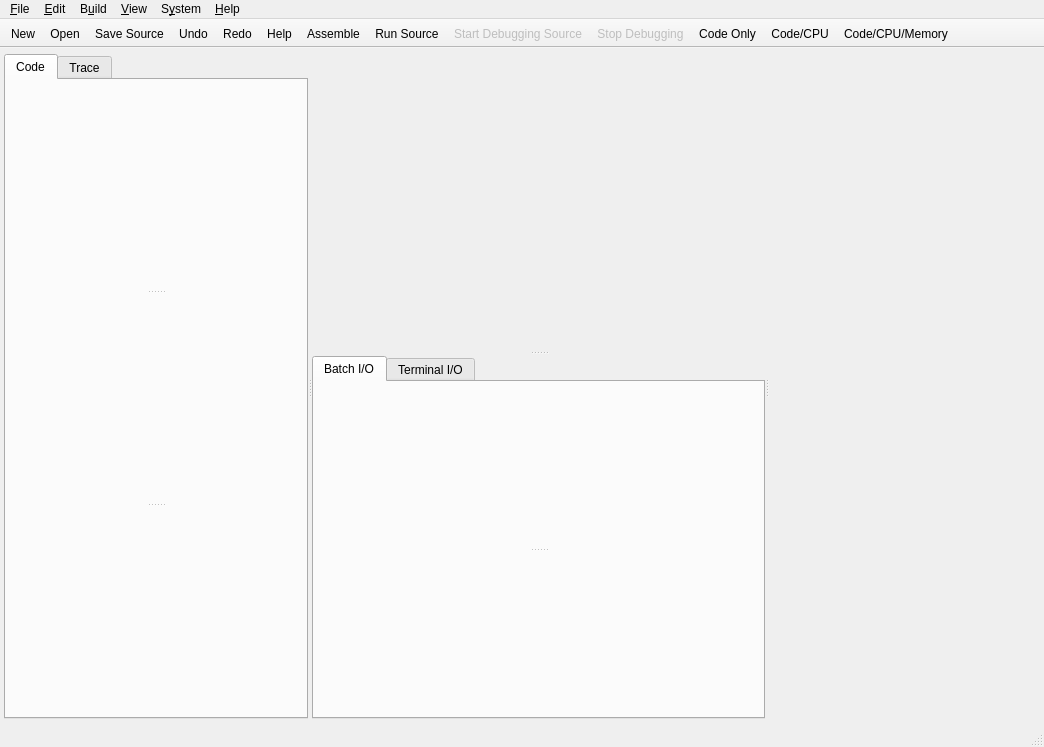
<?xml version="1.0" encoding="UTF-8"?>
<ui version="4.0">
 <class>MainWindowClass</class>
 <widget class="QMainWindow" name="MainWindowClass">
  <property name="geometry">
   <rect>
    <x>0</x>
    <y>0</y>
    <width>1044</width>
    <height>747</height>
   </rect>
  </property>
  <property name="minimumSize">
   <size>
    <width>0</width>
    <height>0</height>
   </size>
  </property>
  <property name="mouseTracking">
   <bool>false</bool>
  </property>
  <property name="windowTitle">
   <string>Pep/9</string>
  </property>
  <property name="animated">
   <bool>true</bool>
  </property>
  <property name="documentMode">
   <bool>true</bool>
  </property>
  <property name="tabShape">
   <enum>QTabWidget::Rounded</enum>
  </property>
  <property name="dockNestingEnabled">
   <bool>false</bool>
  </property>
  <property name="dockOptions">
   <set>QMainWindow::AnimatedDocks|QMainWindow::VerticalTabs</set>
  </property>
  <property name="unifiedTitleAndToolBarOnMac">
   <bool>true</bool>
  </property>
  <widget class="QWidget" name="centralwidget">
   <layout class="QVBoxLayout" name="verticalLayout_3">
    <property name="leftMargin">
     <number>4</number>
    </property>
    <property name="topMargin">
     <number>6</number>
    </property>
    <property name="rightMargin">
     <number>4</number>
    </property>
    <property name="bottomMargin">
     <number>6</number>
    </property>
    <item>
     <widget class="QSplitter" name="horizontalSplitter">
      <property name="sizePolicy">
       <sizepolicy hsizetype="Preferred" vsizetype="Preferred">
        <horstretch>0</horstretch>
        <verstretch>0</verstretch>
       </sizepolicy>
      </property>
      <property name="orientation">
       <enum>Qt::Horizontal</enum>
      </property>
      <widget class="QTabWidget" name="pepCodeTraceTab">
       <property name="sizePolicy">
        <sizepolicy hsizetype="Minimum" vsizetype="Preferred">
         <horstretch>0</horstretch>
         <verstretch>0</verstretch>
        </sizepolicy>
       </property>
       <property name="currentIndex">
        <number>0</number>
       </property>
       <widget class="QWidget" name="pepCodeTab">
        <attribute name="title">
         <string>Code</string>
        </attribute>
        <layout class="QVBoxLayout" name="verticalLayout">
         <property name="leftMargin">
          <number>0</number>
         </property>
         <property name="topMargin">
          <number>0</number>
         </property>
         <property name="rightMargin">
          <number>0</number>
         </property>
         <property name="bottomMargin">
          <number>0</number>
         </property>
         <item>
          <widget class="QSplitter" name="codeSplitter">
           <property name="orientation">
            <enum>Qt::Vertical</enum>
           </property>
           <widget class="QWidget" name="SourceCodeWidgetPane" native="true"/>
           <widget class="QWidget" name="ObjectCodeWidgetPane" native="true"/>
           <widget class="QWidget" name="AssemblerListingWidgetPane" native="true"/>
          </widget>
         </item>
        </layout>
       </widget>
       <widget class="QWidget" name="pepTraceTab">
        <attribute name="title">
         <string>Trace</string>
        </attribute>
        <layout class="QVBoxLayout" name="verticalLayout_2">
         <property name="leftMargin">
          <number>0</number>
         </property>
         <property name="topMargin">
          <number>0</number>
         </property>
         <property name="rightMargin">
          <number>0</number>
         </property>
         <property name="bottomMargin">
          <number>0</number>
         </property>
         <item>
          <widget class="QSplitter" name="traceSplitter">
           <property name="orientation">
            <enum>Qt::Vertical</enum>
           </property>
           <widget class="QWidget" name="ListingTraceWidgetPane" native="true">
            <property name="sizePolicy">
             <sizepolicy hsizetype="Preferred" vsizetype="Preferred">
              <horstretch>0</horstretch>
              <verstretch>0</verstretch>
             </sizepolicy>
            </property>
           </widget>
           <widget class="QWidget" name="MemoryTraceWidgetPane" native="true"/>
          </widget>
         </item>
        </layout>
       </widget>
      </widget>
      <widget class="QSplitter" name="middleSplitter">
       <property name="sizePolicy">
        <sizepolicy hsizetype="Preferred" vsizetype="Preferred">
         <horstretch>0</horstretch>
         <verstretch>0</verstretch>
        </sizepolicy>
       </property>
       <property name="minimumSize">
        <size>
         <width>0</width>
         <height>0</height>
        </size>
       </property>
       <property name="orientation">
        <enum>Qt::Vertical</enum>
       </property>
       <property name="opaqueResize">
        <bool>true</bool>
       </property>
       <property name="handleWidth">
        <number>7</number>
       </property>
       <widget class="QWidget" name="CpuWidgetPane" native="true"/>
       <widget class="QTabWidget" name="pepInputOutputTab">
        <property name="sizePolicy">
         <sizepolicy hsizetype="Preferred" vsizetype="Preferred">
          <horstretch>0</horstretch>
          <verstretch>0</verstretch>
         </sizepolicy>
        </property>
        <property name="minimumSize">
         <size>
          <width>0</width>
          <height>0</height>
         </size>
        </property>
        <property name="tabShape">
         <enum>QTabWidget::Rounded</enum>
        </property>
        <property name="currentIndex">
         <number>0</number>
        </property>
        <widget class="QWidget" name="pepBatchTab">
         <attribute name="title">
          <string>Batch I/O</string>
         </attribute>
         <layout class="QVBoxLayout">
          <property name="leftMargin">
           <number>0</number>
          </property>
          <property name="topMargin">
           <number>0</number>
          </property>
          <property name="rightMargin">
           <number>0</number>
          </property>
          <property name="bottomMargin">
           <number>0</number>
          </property>
          <item>
           <widget class="QSplitter" name="batchSplitter">
            <property name="orientation">
             <enum>Qt::Vertical</enum>
            </property>
            <property name="handleWidth">
             <number>7</number>
            </property>
            <widget class="QWidget" name="InputWidgetPane" native="true">
             <property name="enabled">
              <bool>true</bool>
             </property>
             <property name="sizePolicy">
              <sizepolicy hsizetype="Preferred" vsizetype="Preferred">
               <horstretch>0</horstretch>
               <verstretch>0</verstretch>
              </sizepolicy>
             </property>
            </widget>
            <widget class="QWidget" name="OutputWidgetPane" native="true"/>
           </widget>
          </item>
         </layout>
        </widget>
        <widget class="QWidget" name="pepTerminalTab">
         <attribute name="title">
          <string>Terminal I/O</string>
         </attribute>
         <layout class="QVBoxLayout">
          <property name="leftMargin">
           <number>0</number>
          </property>
          <property name="topMargin">
           <number>0</number>
          </property>
          <property name="rightMargin">
           <number>0</number>
          </property>
          <property name="bottomMargin">
           <number>0</number>
          </property>
          <item>
           <widget class="QSplitter" name="terminalSplitter">
            <property name="orientation">
             <enum>Qt::Vertical</enum>
            </property>
            <widget class="QWidget" name="TerminalWidgetPane" native="true">
             <property name="sizePolicy">
              <sizepolicy hsizetype="Preferred" vsizetype="Preferred">
               <horstretch>0</horstretch>
               <verstretch>0</verstretch>
              </sizepolicy>
             </property>
             <property name="maximumSize">
              <size>
               <width>16777215</width>
               <height>16777215</height>
              </size>
             </property>
            </widget>
           </widget>
          </item>
         </layout>
        </widget>
       </widget>
      </widget>
      <widget class="QWidget" name="MemoryDumpWidgetPane" native="true">
       <property name="minimumSize">
        <size>
         <width>0</width>
         <height>0</height>
        </size>
       </property>
      </widget>
     </widget>
    </item>
   </layout>
  </widget>
  <widget class="QStatusBar" name="statusbar"/>
  <widget class="QToolBar" name="fileToolBar">
   <property name="windowTitle">
    <string>Toolbar</string>
   </property>
   <property name="movable">
    <bool>false</bool>
   </property>
   <property name="orientation">
    <enum>Qt::Horizontal</enum>
   </property>
   <property name="iconSize">
    <size>
     <width>32</width>
     <height>32</height>
    </size>
   </property>
   <property name="floatable">
    <bool>false</bool>
   </property>
   <attribute name="toolBarArea">
    <enum>TopToolBarArea</enum>
   </attribute>
   <attribute name="toolBarBreak">
    <bool>false</bool>
   </attribute>
   <addaction name="actionFile_New"/>
   <addaction name="actionFile_Open"/>
   <addaction name="actionFile_Save_Source"/>
   <addaction name="actionEdit_Undo"/>
   <addaction name="actionEdit_Redo"/>
   <addaction name="actionHelp"/>
   <addaction name="actionBuild_Assemble"/>
   <addaction name="actionBuild_Run_Source"/>
   <addaction name="actionBuild_Start_Debugging_Source"/>
   <addaction name="actionBuild_Stop_Debugging"/>
   <addaction name="actionView_Code_Only"/>
   <addaction name="actionView_Code_CPU"/>
   <addaction name="actionView_Code_CPU_Memory"/>
  </widget>
  <widget class="QToolBar" name="byteConverterToolBar">
   <property name="windowTitle">
    <string>Byte Converter</string>
   </property>
   <property name="autoFillBackground">
    <bool>false</bool>
   </property>
   <property name="movable">
    <bool>false</bool>
   </property>
   <property name="allowedAreas">
    <set>Qt::TopToolBarArea</set>
   </property>
   <property name="orientation">
    <enum>Qt::Horizontal</enum>
   </property>
   <property name="floatable">
    <bool>false</bool>
   </property>
   <attribute name="toolBarArea">
    <enum>TopToolBarArea</enum>
   </attribute>
   <attribute name="toolBarBreak">
    <bool>false</bool>
   </attribute>
  </widget>
  <widget class="QMenuBar" name="menubar">
   <property name="geometry">
    <rect>
     <x>0</x>
     <y>0</y>
     <width>1044</width>
     <height>33</height>
    </rect>
   </property>
   <widget class="QMenu" name="menu_Edit">
    <property name="toolTip">
     <string/>
    </property>
    <property name="title">
     <string>&amp;Edit</string>
    </property>
    <widget class="QMenu" name="menuFonts">
     <property name="title">
      <string>Fo&amp;nts...</string>
     </property>
     <widget class="QMenu" name="menu_Change_Syntax_Colors">
      <property name="title">
       <string>&amp;Change Syntax Colors</string>
      </property>
      <widget class="QMenu" name="menuWarning">
       <property name="title">
        <string>&amp;Warning</string>
       </property>
       <addaction name="actionWarningBg_Color"/>
       <addaction name="actionWarningFg_Color"/>
      </widget>
      <widget class="QMenu" name="menuError">
       <property name="title">
        <string>&amp;Error</string>
       </property>
       <addaction name="actionErrorFg_Color"/>
       <addaction name="actionErrorBg_Color"/>
      </widget>
      <addaction name="actionOperator_Color"/>
      <addaction name="actionSymbol_Color"/>
      <addaction name="actionComment_Color"/>
      <addaction name="actionString_Color"/>
      <addaction name="menuWarning"/>
      <addaction name="menuError"/>
     </widget>
     <addaction name="actionEdit_Font"/>
     <addaction name="actionRest_Fonts_to_Default"/>
     <addaction name="separator"/>
     <addaction name="menu_Change_Syntax_Colors"/>
    </widget>
    <addaction name="actionEdit_Undo"/>
    <addaction name="actionEdit_Redo"/>
    <addaction name="separator"/>
    <addaction name="actionEdit_Cut"/>
    <addaction name="actionEdit_Copy"/>
    <addaction name="actionEdit_Paste"/>
    <addaction name="separator"/>
    <addaction name="actionEdit_Format_From_Listing"/>
    <addaction name="actionEdit_Remove_Error_Messages"/>
    <addaction name="separator"/>
    <addaction name="menuFonts"/>
   </widget>
   <widget class="QMenu" name="menu_File">
    <property name="toolTip">
     <string/>
    </property>
    <property name="title">
     <string>&amp;File</string>
    </property>
    <addaction name="actionFile_New"/>
    <addaction name="actionFile_Open"/>
    <addaction name="separator"/>
    <addaction name="actionFile_Save_Source"/>
    <addaction name="separator"/>
    <addaction name="actionFile_Save_Source_As"/>
    <addaction name="actionFile_Save_Object_As"/>
    <addaction name="actionFile_Save_Listing_As"/>
    <addaction name="separator"/>
    <addaction name="actionFile_Print_Source"/>
    <addaction name="actionFile_Print_Object"/>
    <addaction name="actionFile_Print_Listing"/>
   </widget>
   <widget class="QMenu" name="menuBuild">
    <property name="title">
     <string>B&amp;uild</string>
    </property>
    <addaction name="actionBuild_Assemble"/>
    <addaction name="actionBuild_Load"/>
    <addaction name="actionBuild_Execute"/>
    <addaction name="separator"/>
    <addaction name="actionBuild_Run_Source"/>
    <addaction name="actionBuild_Start_Debugging_Source"/>
    <addaction name="separator"/>
    <addaction name="actionBuild_Run_Object"/>
    <addaction name="actionBuild_Start_Debugging_Object"/>
    <addaction name="separator"/>
    <addaction name="actionBuild_Start_Debugging_Loader"/>
    <addaction name="separator"/>
    <addaction name="actionBuild_Stop_Debugging"/>
    <addaction name="actionBuild_Interrupt_Execution"/>
   </widget>
   <widget class="QMenu" name="menu_System">
    <property name="title">
     <string>S&amp;ystem</string>
    </property>
    <addaction name="actionSystem_Clear_Memory"/>
    <addaction name="actionSystem_Redefine_Mnemonics"/>
    <addaction name="separator"/>
    <addaction name="actionSystem_Assemble_Install_New_OS"/>
    <addaction name="actionSystem_Reinstall_Default_OS"/>
   </widget>
   <widget class="QMenu" name="menu_View">
    <property name="title">
     <string>&amp;View</string>
    </property>
    <addaction name="actionView_Code_Only"/>
    <addaction name="actionView_Code_CPU"/>
    <addaction name="actionView_Code_CPU_Memory"/>
    <addaction name="separator"/>
    <addaction name="actionView_Code_Tab"/>
    <addaction name="actionView_Trace_Tab"/>
    <addaction name="separator"/>
    <addaction name="actionView_Batch_I_O_Tab"/>
    <addaction name="actionView_Terminal_Tab"/>
   </widget>
   <widget class="QMenu" name="menu_Help">
    <property name="title">
     <string>&amp;Help</string>
    </property>
    <widget class="QMenu" name="menuHelp_Writing_Programs">
     <property name="title">
      <string>&amp;Writing Programs</string>
     </property>
     <addaction name="actionHelp_Machine_Language"/>
     <addaction name="actionHelp_Assembly_Language"/>
    </widget>
    <addaction name="actionHelp_Check_for_updates"/>
    <addaction name="separator"/>
    <addaction name="menuHelp_Writing_Programs"/>
    <addaction name="actionHelp_Debugging_Programs"/>
    <addaction name="actionHelp_Writing_Trap_Handlers"/>
    <addaction name="actionHelp_Pep_9_Reference"/>
    <addaction name="actionHelp_Examples"/>
    <addaction name="actionHelp_Pep_9_Operating_System"/>
    <addaction name="separator"/>
    <addaction name="actionAbout_Pep9"/>
    <addaction name="actionAbout_Qt"/>
   </widget>
   <addaction name="menu_File"/>
   <addaction name="menu_Edit"/>
   <addaction name="menuBuild"/>
   <addaction name="menu_View"/>
   <addaction name="menu_System"/>
   <addaction name="menu_Help"/>
  </widget>
  <action name="actionFile_New">
   <property name="icon">
    <iconset resource="pep9resources.qrc">
     <normaloff>:/images/new.png</normaloff>:/images/new.png</iconset>
   </property>
   <property name="text">
    <string>&amp;New</string>
   </property>
   <property name="shortcut">
    <string>Ctrl+N</string>
   </property>
   <property name="iconVisibleInMenu">
    <bool>false</bool>
   </property>
  </action>
  <action name="actionFile_Open">
   <property name="icon">
    <iconset resource="pep9resources.qrc">
     <normaloff>:/images/open.png</normaloff>:/images/open.png</iconset>
   </property>
   <property name="text">
    <string>&amp;Open...</string>
   </property>
   <property name="shortcut">
    <string>Ctrl+O</string>
   </property>
   <property name="iconVisibleInMenu">
    <bool>false</bool>
   </property>
  </action>
  <action name="actionFile_Save_Source">
   <property name="icon">
    <iconset resource="pep9resources.qrc">
     <normaloff>:/images/save.png</normaloff>:/images/save.png</iconset>
   </property>
   <property name="text">
    <string>&amp;Save Source</string>
   </property>
   <property name="shortcut">
    <string>Ctrl+S</string>
   </property>
   <property name="iconVisibleInMenu">
    <bool>false</bool>
   </property>
  </action>
  <action name="actionFile_Save_Source_As">
   <property name="text">
    <string>Sa&amp;ve Source As...</string>
   </property>
   <property name="shortcut">
    <string>Ctrl+Shift+S</string>
   </property>
  </action>
  <action name="actionFile_Print_Source">
   <property name="icon">
    <iconset resource="pep9resources.qrc">
     <normaloff>:/images/print.png</normaloff>:/images/print.png</iconset>
   </property>
   <property name="text">
    <string>&amp;Print Source...</string>
   </property>
   <property name="shortcut">
    <string>Ctrl+P</string>
   </property>
   <property name="iconVisibleInMenu">
    <bool>false</bool>
   </property>
  </action>
  <action name="actionEdit_Undo">
   <property name="icon">
    <iconset resource="pep9resources.qrc">
     <normaloff>:/images/undo.png</normaloff>:/images/undo.png</iconset>
   </property>
   <property name="text">
    <string>&amp;Undo</string>
   </property>
   <property name="shortcut">
    <string>Ctrl+Z</string>
   </property>
   <property name="autoRepeat">
    <bool>true</bool>
   </property>
   <property name="iconVisibleInMenu">
    <bool>false</bool>
   </property>
  </action>
  <action name="actionEdit_Redo">
   <property name="icon">
    <iconset resource="pep9resources.qrc">
     <normaloff>:/images/redo.png</normaloff>:/images/redo.png</iconset>
   </property>
   <property name="text">
    <string>&amp;Redo</string>
   </property>
   <property name="shortcut">
    <string>Ctrl+Y</string>
   </property>
   <property name="iconVisibleInMenu">
    <bool>false</bool>
   </property>
  </action>
  <action name="actionEdit_Cut">
   <property name="icon">
    <iconset resource="pep9resources.qrc">
     <normaloff>:/images/cut.png</normaloff>:/images/cut.png</iconset>
   </property>
   <property name="text">
    <string>&amp;Cut</string>
   </property>
   <property name="shortcut">
    <string>Ctrl+X</string>
   </property>
   <property name="iconVisibleInMenu">
    <bool>false</bool>
   </property>
  </action>
  <action name="actionEdit_Copy">
   <property name="icon">
    <iconset resource="pep9resources.qrc">
     <normaloff>:/images/copy.png</normaloff>:/images/copy.png</iconset>
   </property>
   <property name="text">
    <string>C&amp;opy</string>
   </property>
   <property name="shortcut">
    <string>Ctrl+C</string>
   </property>
   <property name="iconVisibleInMenu">
    <bool>false</bool>
   </property>
  </action>
  <action name="actionEdit_Paste">
   <property name="icon">
    <iconset resource="pep9resources.qrc">
     <normaloff>:/images/paste.png</normaloff>:/images/paste.png</iconset>
   </property>
   <property name="text">
    <string>&amp;Paste</string>
   </property>
   <property name="shortcut">
    <string>Ctrl+V</string>
   </property>
   <property name="iconVisibleInMenu">
    <bool>false</bool>
   </property>
  </action>
  <action name="actionEdit_Font">
   <property name="text">
    <string>Change Fo&amp;nt</string>
   </property>
   <property name="shortcut">
    <string/>
   </property>
  </action>
  <action name="actionBuild_Assemble">
   <property name="icon">
    <iconset resource="pep9resources.qrc">
     <normaloff>:/images/assemble.png</normaloff>:/images/assemble.png</iconset>
   </property>
   <property name="text">
    <string>&amp;Assemble</string>
   </property>
   <property name="shortcut">
    <string>Ctrl+Shift+A</string>
   </property>
   <property name="iconVisibleInMenu">
    <bool>false</bool>
   </property>
  </action>
  <action name="actionBuild_Execute">
   <property name="icon">
    <iconset>
     <normaloff>:/images/execute.png</normaloff>:/images/execute.png</iconset>
   </property>
   <property name="text">
    <string>&amp;Execute</string>
   </property>
   <property name="shortcut">
    <string>Ctrl+Shift+E</string>
   </property>
   <property name="iconVisibleInMenu">
    <bool>false</bool>
   </property>
  </action>
  <action name="actionBuild_Run_Source">
   <property name="icon">
    <iconset resource="pep9resources.qrc">
     <normaloff>:/images/run.png</normaloff>:/images/run.png</iconset>
   </property>
   <property name="text">
    <string>&amp;Run Source</string>
   </property>
   <property name="shortcut">
    <string>Ctrl+R</string>
   </property>
   <property name="iconVisibleInMenu">
    <bool>false</bool>
   </property>
  </action>
  <action name="actionBuild_Start_Debugging_Source">
   <property name="enabled">
    <bool>false</bool>
   </property>
   <property name="icon">
    <iconset resource="pep9resources.qrc">
     <normaloff>:/images/debugger_start.png</normaloff>:/images/debugger_start.png</iconset>
   </property>
   <property name="text">
    <string>&amp;Start Debugging Source</string>
   </property>
   <property name="shortcut">
    <string>Ctrl+D</string>
   </property>
   <property name="iconVisibleInMenu">
    <bool>false</bool>
   </property>
  </action>
  <action name="actionEdit_Remove_Error_Messages">
   <property name="text">
    <string>Remove &amp;Error Messages</string>
   </property>
  </action>
  <action name="actionSystem_Redefine_Mnemonics">
   <property name="text">
    <string>&amp;Redefine Mnemonics...</string>
   </property>
  </action>
  <action name="actionSystem_Assemble_Install_New_OS">
   <property name="text">
    <string>&amp;Assemble/Install New OS</string>
   </property>
  </action>
  <action name="actionSystem_Reinstall_Default_OS">
   <property name="text">
    <string>Reinstall &amp;Default OS</string>
   </property>
  </action>
  <action name="actionHelp_Writing_Trap_Handlers">
   <property name="text">
    <string>Writing Trap &amp;Handlers</string>
   </property>
  </action>
  <action name="actionView_Code_Only">
   <property name="icon">
    <iconset resource="pep9resources.qrc">
     <normaloff>:/images/CodeOnly.xpm</normaloff>:/images/CodeOnly.xpm</iconset>
   </property>
   <property name="text">
    <string>&amp;Code Only</string>
   </property>
   <property name="shortcut">
    <string>Ctrl+1</string>
   </property>
   <property name="iconVisibleInMenu">
    <bool>false</bool>
   </property>
  </action>
  <action name="actionView_Code_CPU">
   <property name="icon">
    <iconset resource="pep9resources.qrc">
     <normaloff>:/images/CodeCPU.xpm</normaloff>:/images/CodeCPU.xpm</iconset>
   </property>
   <property name="text">
    <string>C&amp;ode/CPU</string>
   </property>
   <property name="shortcut">
    <string>Ctrl+2</string>
   </property>
   <property name="iconVisibleInMenu">
    <bool>false</bool>
   </property>
  </action>
  <action name="actionView_Code_CPU_Memory">
   <property name="icon">
    <iconset resource="pep9resources.qrc">
     <normaloff>:/images/CodeCPUMemory.xpm</normaloff>:/images/CodeCPUMemory.xpm</iconset>
   </property>
   <property name="text">
    <string>Code/CPU/&amp;Memory</string>
   </property>
   <property name="shortcut">
    <string>Ctrl+3</string>
   </property>
   <property name="iconVisibleInMenu">
    <bool>false</bool>
   </property>
  </action>
  <action name="actionAbout_Pep9">
   <property name="text">
    <string>&amp;About Pep9</string>
   </property>
  </action>
  <action name="actionAbout_Qt">
   <property name="text">
    <string>About &amp;Qt</string>
   </property>
  </action>
  <action name="actionHelp_Assembly_Language">
   <property name="text">
    <string>&amp;Assembly Language</string>
   </property>
  </action>
  <action name="actionHelp_Machine_Language">
   <property name="text">
    <string>&amp;Machine Language</string>
   </property>
  </action>
  <action name="actionHelp_Examples">
   <property name="text">
    <string>&amp;Examples</string>
   </property>
  </action>
  <action name="actionBuild_Load">
   <property name="icon">
    <iconset>
     <normaloff>:/images/load.xpm</normaloff>:/images/load.xpm</iconset>
   </property>
   <property name="text">
    <string>&amp;Load</string>
   </property>
   <property name="shortcut">
    <string>Ctrl+Shift+L</string>
   </property>
   <property name="iconVisibleInMenu">
    <bool>false</bool>
   </property>
  </action>
  <action name="actionHelp_Pep_9_Operating_System">
   <property name="text">
    <string>Pep/&amp;9 Operating System</string>
   </property>
  </action>
  <action name="actionFile_Save_Object_As">
   <property name="text">
    <string>Sav&amp;e Object As...</string>
   </property>
  </action>
  <action name="actionFile_Save_Listing_As">
   <property name="text">
    <string>Save &amp;Listing As...</string>
   </property>
  </action>
  <action name="actionFile_Print_Object">
   <property name="text">
    <string>P&amp;rint Object...</string>
   </property>
  </action>
  <action name="actionFile_Print_Listing">
   <property name="text">
    <string>Pr&amp;int Listing...</string>
   </property>
  </action>
  <action name="actionHelp">
   <property name="icon">
    <iconset>
     <normalon>:/images/help.png</normalon>
    </iconset>
   </property>
   <property name="text">
    <string>Help</string>
   </property>
   <property name="shortcut">
    <string>F1</string>
   </property>
  </action>
  <action name="actionEdit_Format_From_Listing">
   <property name="enabled">
    <bool>false</bool>
   </property>
   <property name="text">
    <string>&amp;Format From Listing</string>
   </property>
   <property name="shortcut">
    <string>Ctrl+L</string>
   </property>
  </action>
  <action name="actionView_Code_Tab">
   <property name="text">
    <string>Co&amp;de Tab</string>
   </property>
   <property name="shortcut">
    <string>Ctrl+4</string>
   </property>
  </action>
  <action name="actionView_Trace_Tab">
   <property name="text">
    <string>&amp;Trace Tab</string>
   </property>
   <property name="shortcut">
    <string>Ctrl+5</string>
   </property>
  </action>
  <action name="actionView_Batch_I_O_Tab">
   <property name="text">
    <string>&amp;Batch I/O Tab</string>
   </property>
   <property name="shortcut">
    <string>Ctrl+6</string>
   </property>
  </action>
  <action name="actionView_Terminal_Tab">
   <property name="text">
    <string>T&amp;erminal Tab</string>
   </property>
   <property name="shortcut">
    <string>Ctrl+7</string>
   </property>
  </action>
  <action name="actionBuild_Start_Debugging_Object">
   <property name="enabled">
    <bool>true</bool>
   </property>
   <property name="text">
    <string>Start De&amp;bugging Object</string>
   </property>
   <property name="shortcut">
    <string>Ctrl+Shift+D</string>
   </property>
  </action>
  <action name="actionBuild_Run_Object">
   <property name="text">
    <string>Run &amp;Object</string>
   </property>
   <property name="shortcut">
    <string>Ctrl+Shift+R</string>
   </property>
  </action>
  <action name="actionBuild_Stop_Debugging">
   <property name="enabled">
    <bool>false</bool>
   </property>
   <property name="icon">
    <iconset resource="pep9resources.qrc">
     <normaloff>:/images/stop.png</normaloff>:/images/stop.png</iconset>
   </property>
   <property name="text">
    <string>Stop &amp;Debugging</string>
   </property>
   <property name="shortcut">
    <string>Ctrl+E</string>
   </property>
   <property name="iconVisibleInMenu">
    <bool>false</bool>
   </property>
  </action>
  <action name="actionBuild_Interrupt_Execution">
   <property name="enabled">
    <bool>false</bool>
   </property>
   <property name="text">
    <string>&amp;Interrupt Execution</string>
   </property>
   <property name="shortcut">
    <string>Ctrl+.</string>
   </property>
  </action>
  <action name="actionHelp_Debugging_Programs">
   <property name="text">
    <string>&amp;Debugging Programs</string>
   </property>
  </action>
  <action name="actionHelp_Pep_9_Reference">
   <property name="text">
    <string>&amp;Pep/9 Reference</string>
   </property>
  </action>
  <action name="actionBuild_Start_Debugging_Loader">
   <property name="text">
    <string>Start Deb&amp;ugging Loader</string>
   </property>
  </action>
  <action name="actionHelp_Check_for_updates">
   <property name="text">
    <string>&amp;Check for updates...</string>
   </property>
  </action>
  <action name="actionSystem_Clear_Memory">
   <property name="text">
    <string>&amp;Clear Memory</string>
   </property>
  </action>
  <action name="actionRest_Fonts_to_Default">
   <property name="text">
    <string>Reset Fonts to &amp;Default</string>
   </property>
  </action>
  <action name="actionComment_Color">
   <property name="text">
    <string>&amp;Comment</string>
   </property>
  </action>
  <action name="actionOperator_Color">
   <property name="text">
    <string>&amp;Operator</string>
   </property>
  </action>
  <action name="actionString_Color">
   <property name="text">
    <string>St&amp;ring/Character</string>
   </property>
  </action>
  <action name="actionWarningBg_Color">
   <property name="text">
    <string>&amp;Background</string>
   </property>
  </action>
  <action name="actionWarningFg_Color">
   <property name="text">
    <string>&amp;ForeGround</string>
   </property>
  </action>
  <action name="actionErrorFg_Color">
   <property name="text">
    <string>&amp;Foreground</string>
   </property>
  </action>
  <action name="actionErrorBg_Color">
   <property name="text">
    <string>&amp;Background</string>
   </property>
  </action>
  <action name="actionSymbol_Color">
   <property name="text">
    <string>&amp;Symbol</string>
   </property>
  </action>
 </widget>
 <resources>
  <include location="pep9resources.qrc"/>
 </resources>
 <connections/>
</ui>
